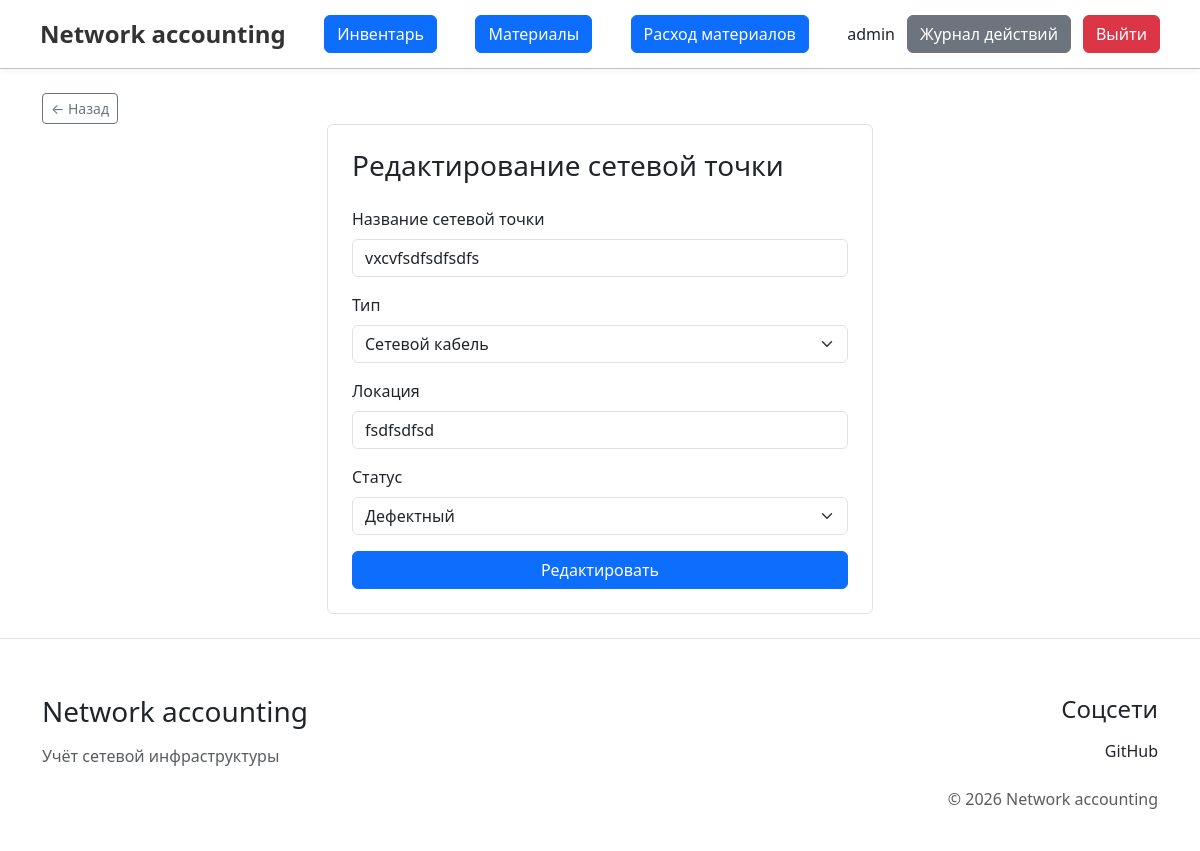
The page /app/view/inventory/update_network_point.php?id=30 (signed in) on the database its author committed.
### tables this page shows
CREATE TABLE `network_points` (
  `id` int(11) NOT NULL AUTO_INCREMENT,
  `label` varchar(255) NOT NULL,
  `type` int(11) NOT NULL,
  `location` varchar(255) DEFAULT NULL,
  `status` int(11) NOT NULL,
  `last_check` timestamp DEFAULT NULL DEFAULT current_timestamp(),
  `point_created_at` timestamp NOT NULL DEFAULT current_timestamp(),
  `image_name` varchar(500) DEFAULT NULL,
  PRIMARY KEY (`id`),
  UNIQUE KEY `label` (`label`),
  KEY `fk_network_points_status` (`status`),
  KEY `fk_network_points_type` (`type`),
  CONSTRAINT `fk_network_points_status` FOREIGN KEY (`status`) REFERENCES `network_point_status` (`id`) ON UPDATE CASCADE,
  CONSTRAINT `fk_network_points_type` FOREIGN KEY (`type`) REFERENCES `network_point_type` (`id`) ON UPDATE CASCADE
);

CREATE TABLE `network_point_type` (
  `id` int(11) NOT NULL AUTO_INCREMENT,
  `name` varchar(255) NOT NULL,
  `display_name` varchar(255) NOT NULL,
  PRIMARY KEY (`id`)
);

CREATE TABLE `network_point_status` (
  `id` int(11) NOT NULL AUTO_INCREMENT,
  `name` varchar(255) NOT NULL,
  `display_name` varchar(255) NOT NULL,
  PRIMARY KEY (`id`)
);

### app/includes/functions.php (called while the page is built, shortened)
<?php
function networkPointInfo($pdo, $id)
{
    $sql = "SELECT * FROM `network_points` WHERE id = :id";
    $stmt = $pdo->prepare($sql);
    $stmt->execute(['id' => $id]);
    return $stmt->fetch(PDO::FETCH_ASSOC);
}
function getNetworkPointStatusList($pdo)
{
    $sql = "SELECT * FROM network_point_status";
    $stmt = $pdo->prepare($sql);
    $stmt->execute();
    return $stmt->fetchAll(PDO::FETCH_ASSOC);
}
function getNetworkPointTypeList($pdo)
{
    $sql = "SELECT * FROM network_point_type";
    $stmt = $pdo->prepare($sql);
    $stmt->execute();
    return $stmt->fetchAll(PDO::FETCH_ASSOC);
}
?>

### app/view/inventory/update_network_point.php (the view, shortened to what this page needs)
<?php
require '../../includes/functions.php';
$id = $_GET['id'];
$networkPointInfo = networkPointInfo($pdo, $id);
$types = getNetworkPointTypeList($pdo);
$statuses = getNetworkPointStatusList($pdo);
?>
<?php include '../../includes/header.php'; ?>
    <div class="container py-4">
        <button onclick="history.back()" class="btn btn-sm btn-outline-secondary">
            &larr; Назад
        </button>
        <div class="row justify-content-center">
            <div class="col-md-6">
                <div class="card border">
                    <div class="card-body p-4">
                        <h3 class="mb-4">Редактирование сетевой точки</h3>
                        <form action="../../../controllers/inventory/update_network_point.php" method="post"
                              enctype="multipart/form-data">
                            <div class="mb-3">
                                <label class="form-label">Название сетевой точки</label>
                                <input type="text" name="label" class="form-control"
                                       value="<?php echo htmlspecialchars($networkPointInfo['label']); ?>">
                            </div>
                            <div class="mb-3">
                                <label class="form-label">Тип</label>
                                <select name="type" class="form-select">
                                    <?php foreach ($types as $type): ?>
                                        <option value="<?php echo (int)$type['id'] ?>"
                                                <?php echo $type['id'] == $networkPointInfo['type'] ? 'selected' : '' ?>>
                                            <?php echo htmlspecialchars($type['display_name']) ?>
                                        </option>
                                    <?php endforeach; ?>
                                </select>
                            </div>
                            <div class="mb-3">
                                <label class="form-label">Локация</label>
                                <input type="text" name="location" class="form-control"
                                       value="<?php echo htmlspecialchars($networkPointInfo['location']); ?>">
                            </div>
                            <div class="mb-3">
                                <label class="form-label">Статус</label>
                                <select name="status" class="form-select">
                                    <?php foreach ($statuses as $status): ?>
                                        <option value="<?php echo (int)$status['id'] ?>"
                                                <?php echo $status['id'] == $networkPointInfo['status'] ? 'selected' : '' ?>>
                                            <?php echo htmlspecialchars($status['display_name']) ?>
                                        </option>
                                    <?php endforeach; ?>
                                </select>
                            </div>
                            <button type="submit" class="btn btn-primary w-100">Редактировать</button>
                        </form>
                    </div>
                </div>
            </div>
        </div>
    </div>
<?php include '../../includes/footer.php'; ?>

### public/assets/css/style.css (style rules this page uses)
html, body { height: 100%; margin: 0; padding: 0; }
body { display: flex; flex-direction: column; min-height: 100vh; }

### rows shown on the page
network_points: label "vxcvfsdfsdfsdfs", type "Сетевой кабель", location "fsdfsdfsd", status "Дефектный"

### other values the page prints
$_SESSION['user_info']['login'] "admin"
